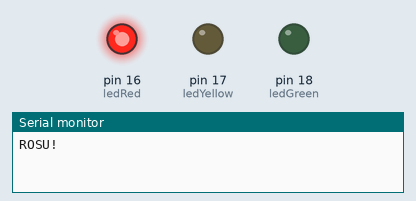
Bench run of a sketch on a simulated Arduino Uno, built with avr-gcc and run on an emulated ATmega328P. Shown: output pins drawn as LEDs (lit = HIGH), the last lines printed to the serial monitor.

Above: at 5.0 s.
At 20.5 s:
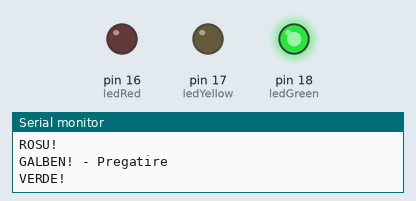
At 29.5 s:
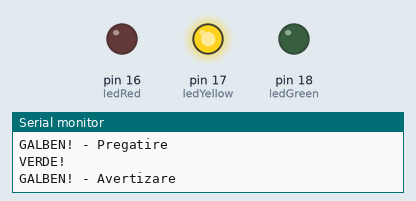
Timing chart, 0 to 40.3 s (numbered marks = the images above):
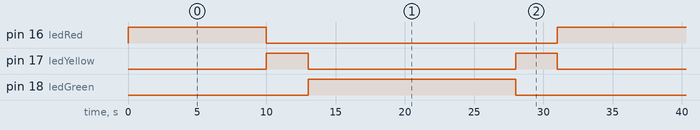

The sketch:

Semafor.ino.ino
```cpp
const int ledRed = 16;    // GPIO16
const int ledYellow = 17;  // GPIO17
const int ledGreen = 18;   // GPIO18

void ledChange(int valLedR, int valLedY, int valLedG)
{
  digitalWrite(ledRed, valLedR);
  digitalWrite(ledYellow, valLedY);
  digitalWrite(ledGreen, valLedG);
}

void setup() {
  pinMode(ledRed, OUTPUT);
  pinMode(ledYellow, OUTPUT);
  pinMode(ledGreen, OUTPUT);

  Serial.begin(9600);
}

void loop() {
  // Rosu - Stop
  ledChange(HIGH, LOW, LOW);
  Serial.println("ROSU!");
  delay(10000);//10 secunde

  // Galben - Pregatire
  ledChange(LOW, HIGH, LOW);
  Serial.println("GALBEN! - Pregatire");
  delay(3000);//3 secunde

  // Verde - Pornire
  ledChange(LOW, LOW, HIGH);
  Serial.println("VERDE!");
  delay(15000);//15 secunde

  // Galben - Avertizare
  ledChange(LOW, HIGH, LOW);
  Serial.println("GALBEN! - Avertizare");
  delay(3000);//3 secunde
}
```

Measured:
- by itself, pin 16 (ledRed): alternates HIGH for 10.0 s and LOW for 21.0 s
- by itself, pin 17 (ledYellow): repeats every 31.0 s: LOW 15.0 s, HIGH 3.0 s, LOW 10.0 s, HIGH 3.0 s
- by itself, pin 18 (ledGreen): alternates HIGH for 15.0 s and LOW for 16.0 s
